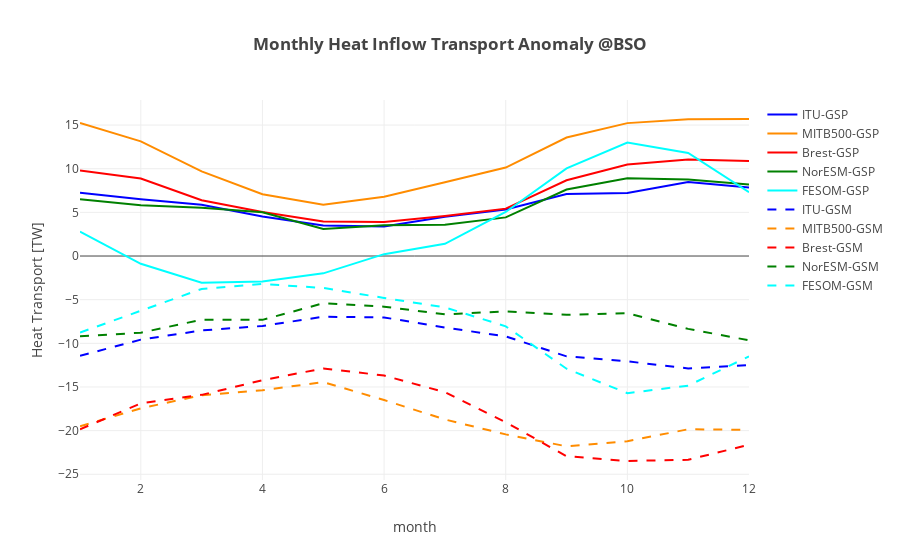

The code cell stored with this chart in its notebook:
### Code cell
""" Plot seasonal mean of heat fluxes anomaly"""
modelnames = ['ITU' , 'MITB500', 'Brest', 'NorESM', 'FESOM']
colors = ['blue', 'darkorange', 'red', 'green', 'cyan']
# names of the control, gsp and gsn variables [total]
ctln = ['ctlbarents_heatinflow', 'barht_c[1]', 'BSOrefheat_in', 'inflow_ht_NorESM_BSO_ctrl', 'ctlheattransp_BSO_in']
gspn = ['gspbarents_heatinflow', 'barht_gsp[1]', 'BSOgspheat_in', 'inflow_ht_NorESM_BSO_gsp', 'gspheattransp_BSO_in']
gsnn = ['gsnbarents_heatinflow', 'barht_gsm[1]', 'BSOgsnheat_in', 'inflow_ht_NorESM_BSO_gsn', 'gsnheattransp_BSO_in']

coeffs = [1,1,1,1,1]

layout = go.Layout(
    title='<b>Monthly Heat Inflow Transport Anomaly @BSO</b>',
    yaxis=dict(
        title='Heat Transport [TW]',
        #range=[-14, 14]
    ),
    xaxis=dict(
        title='month'
    )
)    


def update_plot(models):
    
    datap = []
    datan = []
    for ind,mdl in enumerate(models):
        dnm = 'ds'+np.str(ind)+'.'+ctln[ind]+'.groupby(\'time.month\').mean().month'
        time = np.copy(eval(dnm))
        dnm = 'ds'+np.str(ind)+'.'+ctln[ind]+'.groupby(\'time.month\').mean()'
        dnm2 = 'ds'+np.str(ind)+'.'+gspn[ind]+'.groupby(\'time.month\').mean()'
        dnm3 = 'ds'+np.str(ind)+'.'+gsnn[ind]+'.groupby(\'time.month\').mean()'
        val1 = np.copy(eval(dnm2)-eval(dnm))*coeffs[ind]
        val2 = np.copy(eval(dnm3)-eval(dnm))*coeffs[ind]
        trace1 = go.Scatter(            
            x = time,
            y = val1,
            mode = 'lines',
            name = mdl+'-GSP',        
            line = dict(
                width = 2,
                color = colors[ind],
                shape = 'smooth'
            )
        )
        datap.append(trace1)
        trace2 = go.Scatter(            
            x = time,
            y = val2,
            mode = 'lines',
            name = mdl+'-GSM',            
            line = dict(
                width = 2,
                color = colors[ind],
                dash = 'dash',
                shape = 'smooth'
            )
        )
        datan.append(trace2)


   
    data = datap + datan
    
    fig = go.Figure(data=data, layout=layout)
    py.offline.iplot(fig)
    
update_plot(modelnames)

### Figure 1 — Plotly figure (JSON) as saved in the notebook; plotly's stock layout.template omitted (floating-point values rounded to 4 significant figures)
{"data": [{"line": {"color": "blue", "shape": "smooth", "width": 2}, "mode": "lines", "name": "ITU-GSP", "type": "scatter", "x": [1, 2, 3, 4, 5, 6, 7, 8, 9, 10, 11, 12], "y": [7.259, 6.512, 5.865, 4.521, 3.502, 3.39, 4.507, 5.322, 7.106, 7.214, 8.471, 7.859]}, {"line": {"color": "darkorange", "shape": "smooth", "width": 2}, "mode": "lines", "name": "MITB500-GSP", "type": "scatter", "x": [1, 2, 3, 4, 5, 6, 7, 8, 9, 10, 11, 12], "y": [15.24, 13.14, 9.704, 7.08, 5.872, 6.791, 8.447, 10.14, 13.58, 15.22, 15.68, 15.7]}, {"line": {"color": "red", "shape": "smooth", "width": 2}, "mode": "lines", "name": "Brest-GSP", "type": "scatter", "x": [1, 2, 3, 4, 5, 6, 7, 8, 9, 10, 11, 12], "y": [9.792, 8.887, 6.384, 5.054, 3.955, 3.893, 4.586, 5.43, 8.673, 10.48, 11.07, 10.88]}, {"line": {"color": "green", "shape": "smooth", "width": 2}, "mode": "lines", "name": "NorESM-GSP", "type": "scatter", "x": [1, 2, 3, 4, 5, 6, 7, 8, 9, 10, 11, 12], "y": [6.514, 5.823, 5.526, 5.025, 3.103, 3.516, 3.573, 4.427, 7.612, 8.914, 8.753, 8.199]}, {"line": {"color": "cyan", "shape": "smooth", "width": 2}, "mode": "lines", "name": "FESOM-GSP", "type": "scatter", "x": [1, 2, 3, 4, 5, 6, 7, 8, 9, 10, 11, 12], "y": [2.807, -0.8871, -3.048, -2.92, -1.983, 0.2172, 1.4, 5.051, 10.04, 13.0, 11.8, 7.318]}, {"line": {"color": "blue", "dash": "dash", "shape": "smooth", "width": 2}, "mode": "lines", "name": "ITU-GSM", "type": "scatter", "x": [1, 2, 3, 4, 5, 6, 7, 8, 9, 10, 11, 12], "y": [-11.43, -9.578, -8.524, -8.013, -6.952, -7.034, -8.191, -9.205, -11.49, -12.06, -12.87, -12.49]}, {"line": {"color": "darkorange", "dash": "dash", "shape": "smooth", "width": 2}, "mode": "lines", "name": "MITB500-GSM", "type": "scatter", "x": [1, 2, 3, 4, 5, 6, 7, 8, 9, 10, 11, 12], "y": [-19.5, -17.45, -15.94, -15.38, -14.44, -16.5, -18.72, -20.43, -21.8, -21.21, -19.84, -19.91]}, {"line": {"color": "red", "dash": "dash", "shape": "smooth", "width": 2}, "mode": "lines", "name": "Brest-GSM", "type": "scatter", "x": [1, 2, 3, 4, 5, 6, 7, 8, 9, 10, 11, 12], "y": [-19.85, -16.87, -15.9, -14.23, -12.88, -13.69, -15.59, -19.03, -22.93, -23.48, -23.34, -21.62]}, {"line": {"color": "green", "dash": "dash", "shape": "smooth", "width": 2}, "mode": "lines", "name": "NorESM-GSM", "type": "scatter", "x": [1, 2, 3, 4, 5, 6, 7, 8, 9, 10, 11, 12], "y": [-9.199, -8.782, -7.295, -7.31, -5.411, -5.798, -6.676, -6.344, -6.731, -6.538, -8.346, -9.656]}, {"line": {"color": "cyan", "dash": "dash", "shape": "smooth", "width": 2}, "mode": "lines", "name": "FESOM-GSM", "type": "scatter", "x": [1, 2, 3, 4, 5, 6, 7, 8, 9, 10, 11, 12], "y": [-8.765, -6.301, -3.769, -3.197, -3.658, -4.8, -5.877, -8.052, -12.91, -15.71, -14.85, -11.5]}], "layout": {"title": "<b>Monthly Heat Inflow Transport Anomaly @BSO</b>", "xaxis": {"title": "month"}, "yaxis": {"title": "Heat Transport [TW]"}}}
